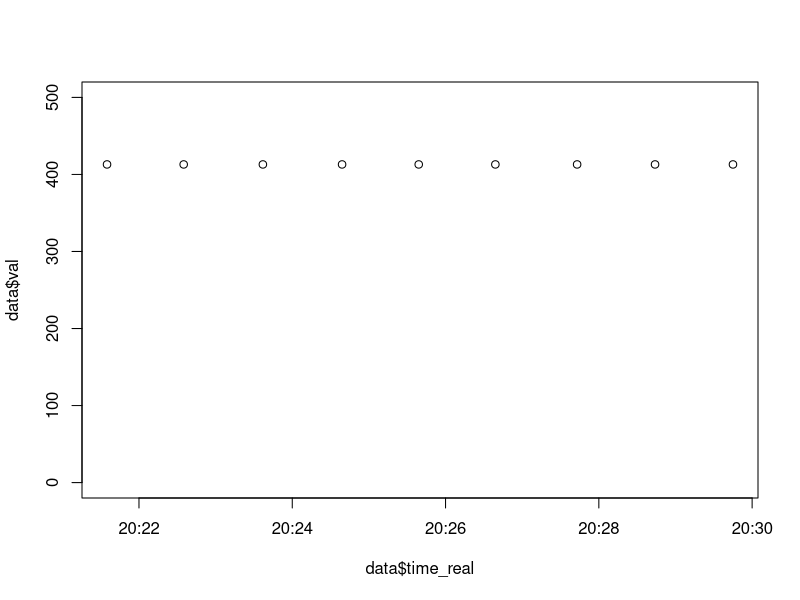
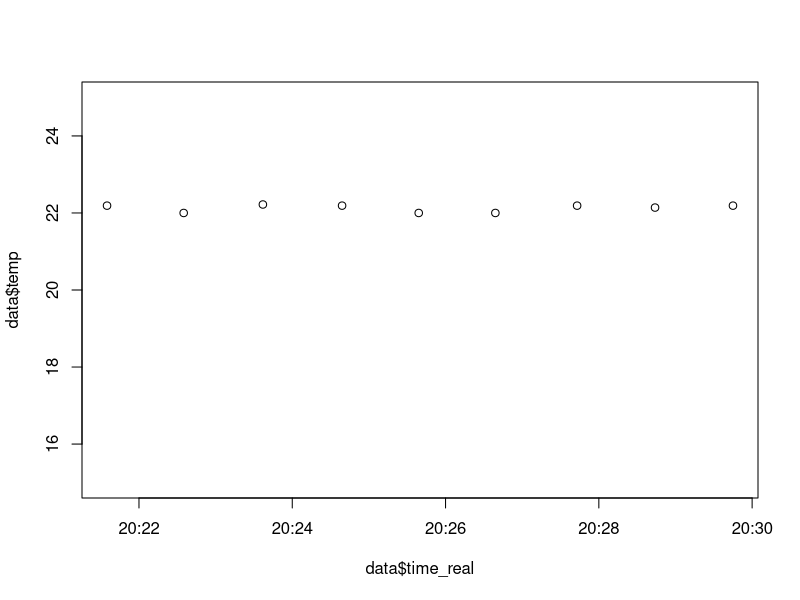
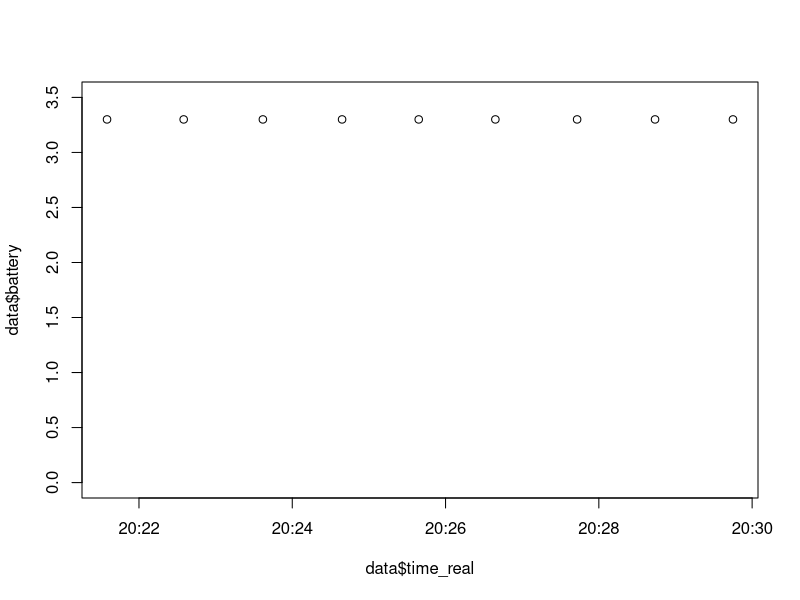
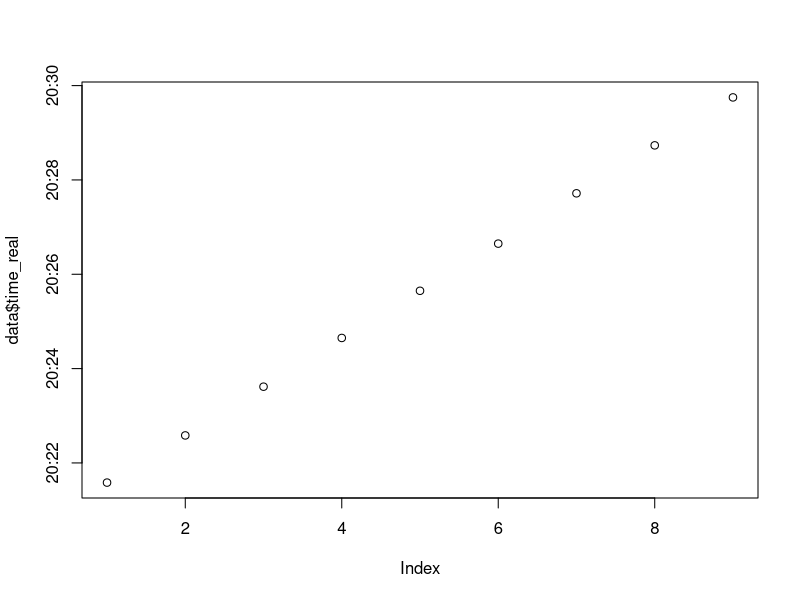
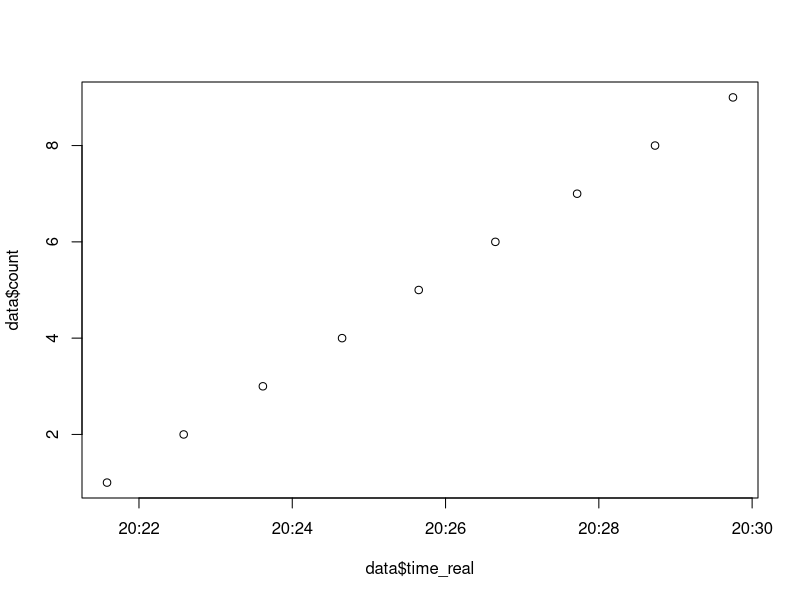

R code for these plots, in order: (Note: this script raises an error after producing the figures.)
Vref = 2.048 #ADC Voltage Reference
N = 16 #ADC Set to 16 bit resolution
LSB = ((2*Vref)/2^N) #Least Significant Bit (in volts)
PGA = 1 #Programmable Gain Amplifier (Set to 1)
L = 50 #Length of Linear Sensor

setwd("~/Documents/Projects/UAF/dendrometer/data/2017-03-07-testing/")
##--Load In Data--##
data = data.frame(read.csv("101_12.csv"))
#Sensor Address, Unix Time Stamp, ADC Value, Temperature, Battery Voltage, Excitation Voltage, Number of send attamps
names(data) <- c("sensor_num", "time", "val", "temp", "battery", "count") 
data$time_real = as.POSIXct(data$time, origin="1970-01-01") #Convert time to POSIX

plot(data$val~data$time_real, ylim=c(0,500))
plot(data$temp~data$time_real, ylim=c(15,25))
plot(data$battery~data$time_real, ylim=c(0, 3.5))
plot(data$time_real)
plot(data$count~data$time_real)







dateTime1 <- strptime("0:00 2016/1/01", format="%H:%M %Y/%m/%d", tz="America/Anchorage")
dateTime2 <- strptime("0:00 2017/12/01", format="%H:%M %Y/%m/%d", tz="America/Anchorage")
subSample <- data[data$time_real < dateTime2 & data$time_real > dateTime1, ]

subSample$Iv = subSample$val*(LSB/PGA) #Caluclate Input Voltage (Iv)
subSample$position = ((subSample$Iv/subSample$Ev)*L) #Calculate Position of Slider

subSample$change = subSample[,10] - subSample[1,10] #calculate the change in diameter of the tree
dataTrim = subSample[0:(nrow(subSample)-1),0:11]
par(
  cex = "1.1",
  cex.sub="0.8",
  lwd = "2"
  )
plot(
  change~time_real, 
  data = dataTrim, 
  main="Change in Diameter",
  sub="dendro_100.4",
  xlab="Time",
  ylab="Millimeters",
  type = "l"
  )


plot(subSample$Ev~subSample$time_real, type = "l", ylim=c(1, 2.2))
plot(subSample$temp~subSample$time_real, type = "l", ylim=c(-40, 0))
plot(subSample$batt_v~subSample$time_real, type = "l")
plot(subSample$time~subSample$time_real, type = "l")




plot(data$val)
plot(data$time_real[1:100],)
plot(n_at~time, data = data, main="n_at")
plot(val~time_real, data = dataTrim, main="val")
plot(Ev~time_real, data = dataTrim, main = "exciitation Voltage")

plot(temp~time_real, data=data, main="Temp")
plot(val~time_real, data = data, main="val")
plot(batt_v~time_real, data = data, main = "battery")


ggplot(BOD, aes(x=data$time, y=data$position)) + geom_line()

install.packages("ggplot2")
library("ggplot2", lib.loc="/Library/Frameworks/R.framework/Versions/3.1/Resources/library")
